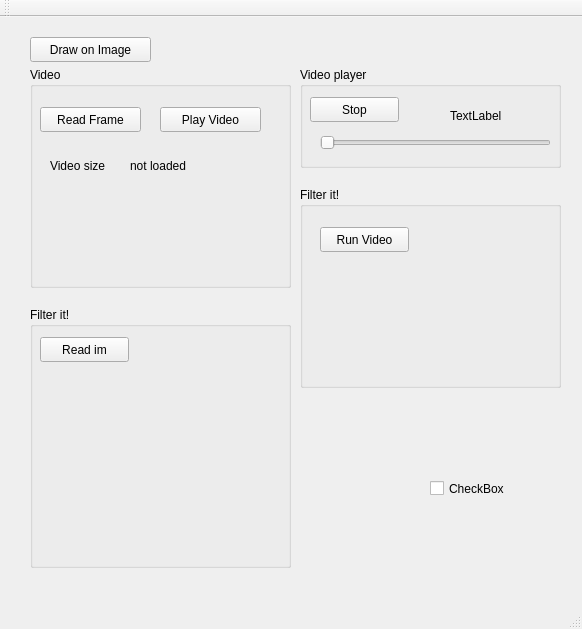
<?xml version="1.0" encoding="UTF-8"?>
<ui version="4.0">
 <class>MainWindow</class>
 <widget class="QMainWindow" name="MainWindow">
  <property name="geometry">
   <rect>
    <x>0</x>
    <y>0</y>
    <width>582</width>
    <height>629</height>
   </rect>
  </property>
  <property name="windowTitle">
   <string>MainWindow</string>
  </property>
  <widget class="QWidget" name="centralWidget">
   <widget class="QPushButton" name="pushButton_readim">
    <property name="geometry">
     <rect>
      <x>30</x>
      <y>20</y>
      <width>121</width>
      <height>25</height>
     </rect>
    </property>
    <property name="text">
     <string>Draw on Image</string>
    </property>
   </widget>
   <widget class="QGroupBox" name="groupBox">
    <property name="geometry">
     <rect>
      <x>30</x>
      <y>50</y>
      <width>261</width>
      <height>221</height>
     </rect>
    </property>
    <property name="title">
     <string>Video</string>
    </property>
    <widget class="QPushButton" name="pushButton_cam">
     <property name="geometry">
      <rect>
       <x>10</x>
       <y>40</y>
       <width>101</width>
       <height>25</height>
      </rect>
     </property>
     <property name="text">
      <string>Read Frame</string>
     </property>
    </widget>
    <widget class="QLabel" name="label">
     <property name="geometry">
      <rect>
       <x>20</x>
       <y>90</y>
       <width>67</width>
       <height>17</height>
      </rect>
     </property>
     <property name="text">
      <string>Video size</string>
     </property>
    </widget>
    <widget class="QLabel" name="label_videoSize">
     <property name="geometry">
      <rect>
       <x>100</x>
       <y>90</y>
       <width>81</width>
       <height>17</height>
      </rect>
     </property>
     <property name="text">
      <string>not loaded</string>
     </property>
    </widget>
    <widget class="QPushButton" name="pushButton_movieStream">
     <property name="geometry">
      <rect>
       <x>130</x>
       <y>40</y>
       <width>101</width>
       <height>25</height>
      </rect>
     </property>
     <property name="text">
      <string>Play Video</string>
     </property>
    </widget>
   </widget>
   <widget class="QGroupBox" name="groupBox_2">
    <property name="geometry">
     <rect>
      <x>300</x>
      <y>50</y>
      <width>261</width>
      <height>101</height>
     </rect>
    </property>
    <property name="title">
     <string>Video player</string>
    </property>
    <widget class="QSlider" name="horizontalSlider">
     <property name="geometry">
      <rect>
       <x>20</x>
       <y>60</y>
       <width>231</width>
       <height>31</height>
      </rect>
     </property>
     <property name="orientation">
      <enum>Qt::Horizontal</enum>
     </property>
    </widget>
    <widget class="QLabel" name="label_2">
     <property name="geometry">
      <rect>
       <x>150</x>
       <y>40</y>
       <width>67</width>
       <height>17</height>
      </rect>
     </property>
     <property name="text">
      <string>TextLabel</string>
     </property>
    </widget>
    <widget class="QPushButton" name="pushButton">
     <property name="geometry">
      <rect>
       <x>10</x>
       <y>30</y>
       <width>89</width>
       <height>25</height>
      </rect>
     </property>
     <property name="text">
      <string>Stop</string>
     </property>
    </widget>
   </widget>
   <widget class="QGroupBox" name="groupBox_3">
    <property name="geometry">
     <rect>
      <x>300</x>
      <y>170</y>
      <width>261</width>
      <height>201</height>
     </rect>
    </property>
    <property name="title">
     <string>Filter it!</string>
    </property>
    <widget class="QPushButton" name="pushButton_runFilterVideo">
     <property name="geometry">
      <rect>
       <x>20</x>
       <y>40</y>
       <width>89</width>
       <height>25</height>
      </rect>
     </property>
     <property name="text">
      <string>Run Video</string>
     </property>
    </widget>
   </widget>
   <widget class="QGroupBox" name="groupBox_4">
    <property name="geometry">
     <rect>
      <x>30</x>
      <y>290</y>
      <width>261</width>
      <height>261</height>
     </rect>
    </property>
    <property name="title">
     <string>Filter it!</string>
    </property>
    <widget class="QPushButton" name="pushButton_readImtoFilter">
     <property name="geometry">
      <rect>
       <x>10</x>
       <y>30</y>
       <width>89</width>
       <height>25</height>
      </rect>
     </property>
     <property name="text">
      <string>Read im</string>
     </property>
    </widget>
   </widget>
   <widget class="QCheckBox" name="checkBox">
    <property name="geometry">
     <rect>
      <x>430</x>
      <y>460</y>
      <width>92</width>
      <height>23</height>
     </rect>
    </property>
    <property name="text">
     <string>CheckBox</string>
    </property>
   </widget>
  </widget>
  <widget class="QMenuBar" name="menuBar">
   <property name="geometry">
    <rect>
     <x>0</x>
     <y>0</y>
     <width>582</width>
     <height>22</height>
    </rect>
   </property>
  </widget>
  <widget class="QToolBar" name="mainToolBar">
   <attribute name="toolBarArea">
    <enum>TopToolBarArea</enum>
   </attribute>
   <attribute name="toolBarBreak">
    <bool>false</bool>
   </attribute>
  </widget>
  <widget class="QStatusBar" name="statusBar"/>
 </widget>
 <layoutdefault spacing="6" margin="11"/>
 <resources/>
 <connections/>
</ui>
